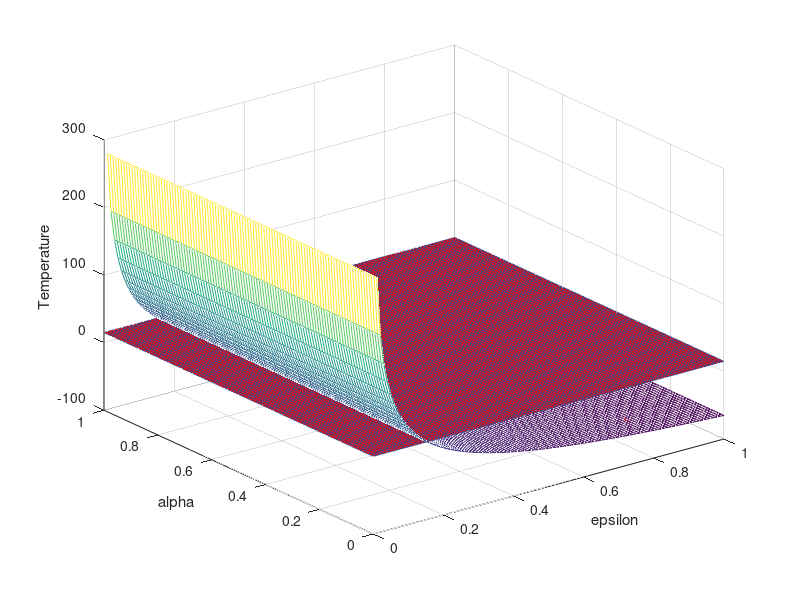

Write MATLAB code to recreate this figure.
% World 
Re = 6371e3;
uE = 3.986e14;
uS = 1.327e20;
gE = 9.81;

% Spacecraft
M_dry = 300; % mass of the spacraft without propellant
M_prop = 300; % mass in kg of propellant

T = 2*236e-3;
Impulse = 4190;
M_flow = T/(gE*Impulse);


fsm = ["SSO", "fixed_attitude", "attitude_correction"];

%% Thermal
A_tot = 1.4*3.1*4 + 1.4*1.4;
A = 1.4*3.1;
J_p = 237 + 21*6371/21371;
sigma = 5.670367e-8;
[epsilon, alpha] = meshgrid(0:0.01:1);
%% Illumination
Q_max = 1*13800*0.29;
J_s = 1370 + 50;
F = 1;
a = 0.39;
J_a = J_s*a*F;
%% eclipse
J_s = 0;
F = 1;
a = 0.39;
J_a = J_s*a*F;

Q_max = 1000;
%%
T = A*J_p + Q_max./epsilon + A*J_s + A*J_a.*alpha./epsilon;

T = (T./(sigma*A_tot)).^(1/4);
mesh(epsilon, alpha, T-273.15);
hold on;
T_max = 15*ones(size(T));
mesh(epsilon, alpha, T_max, 'FaceColor', 'r');
hold on;
plot3(0.78, 0.08, -58.22, 'r+');
xlabel("epsilon"); ylabel('alpha'); zlabel('Temperature')
